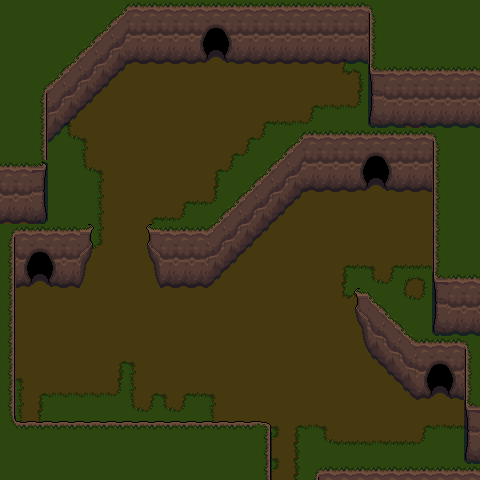

This game map was drawn from its Tiled (.tmx) file and the tilesets committed beside it. A one-line description and the trimmed map source follow:
An orthogonal 30x30 tile map with 16x16 px tiles, 3 tile layers (Base, Ground, Upper), 2 tilesets and 4 objects (3x Entrance).

<map version="1.9" tiledversion="1.9.0" orientation="orthogonal" renderorder="right-down" width="30" height="30" tilewidth="16" tileheight="16" infinite="0" nextlayerid="24" nextobjectid="192">
 <properties>
  <property name="ItemID" value="162-C/163-R" />
  <property name="MapType" value="Town" />
  <property name="Outside" type="bool" value="true" />
  <property name="ResourcesToSpawn" value="5" />
  <property name="WorldData" value="256-32" />
  <property name="WorldLink" value="mapFoothills_Small-20" />
  <property name="WorldMapCost" type="int" value="10" />
 </properties>
 <tileset firstgid="1" source="../Tilesets/tilesetManorGrounds.tsx" />
 <tileset firstgid="626" source="../Tilesets/tsBuildings.tsx" />
 <layer id="19" name="Base" width="30" height="30">
  <data>[900 cells, 900 non-empty, 18 distinct tile ids]</data>
 </layer>
 <layer id="20" name="Ground" width="30" height="30">
  <data>[900 cells, 335 non-empty, 48 distinct tile ids]</data>
 </layer>
 <layer id="21" name="Upper" width="30" height="30">
  <data>[900 cells, 0 non-empty, 0 distinct tile ids]</data>
 </layer>
 <objectgroup id="4" name="Travel">
  <object id="162" name="Entrance" x="272" y="476" width="32" height="4">
   <properties>
    <property name="EntranceDir" value="Up" />
    <property name="Map" value="mapFoothills_Small" />
    <property name="WorldMap" type="bool" value="true" />
   </properties>
  </object>
  <object id="190" name="Entrance" x="208" y="48" width="16" height="4">
   <properties>
    <property name="EntranceDir" value="Down" />
    <property name="Map" value="mapDwarfCave_Small" />
   </properties>
  </object>
  <object id="191" name="Entrance" x="368" y="176" width="16" height="4">
   <properties>
    <property name="EntranceDir" value="Down" />
    <property name="Map" value="mapShroomCity" />
   </properties>
  </object>
 </objectgroup>
 <objectgroup id="5" name="MapObject">
  <object id="186" x="-61" y="-175" width="2" height="5" />
 </objectgroup>
 <objectgroup id="6" name="Character" />
</map>
